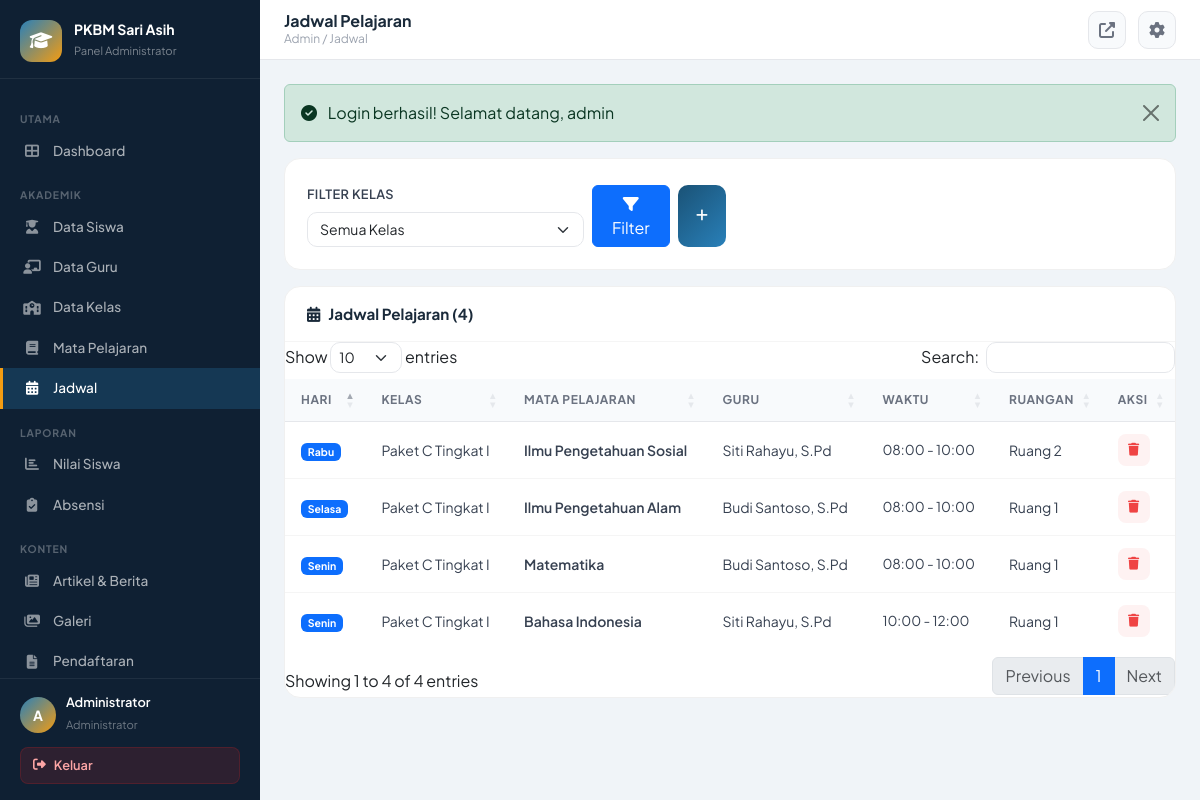
Page /index.php?page=admin_jadwal (signed in) on the committed database.
### tables this page shows
CREATE TABLE `jadwal` (
  `id` int NOT NULL,
  `kelas_id` int NOT NULL,
  `mapel_id` int NOT NULL,
  `guru_id` int NOT NULL,
  `hari` enum('Senin','Selasa','Rabu','Kamis','Jumat','Sabtu') NOT NULL,
  `jam_mulai` time NOT NULL,
  `jam_selesai` time NOT NULL,
  `ruangan` varchar(50) DEFAULT NULL,
  `created_at` timestamp NULL DEFAULT CURRENT_TIMESTAMP
);

CREATE TABLE `kelas` (
  `id` int NOT NULL,
  `nama_kelas` varchar(50) NOT NULL,
  `program` enum('Paket A','Paket B','Paket C') NOT NULL,
  `tingkat` varchar(10) NOT NULL,
  `tahun_ajaran` varchar(10) NOT NULL,
  `wali_kelas` int DEFAULT NULL,
  `created_at` timestamp NULL DEFAULT CURRENT_TIMESTAMP
);

CREATE TABLE `mapel` (
  `id` int NOT NULL,
  `kode_mapel` varchar(10) NOT NULL,
  `nama_mapel` varchar(100) NOT NULL,
  `program` enum('Paket A','Paket B','Paket C','Semua') DEFAULT 'Semua',
  `deskripsi` text,
  `created_at` timestamp NULL DEFAULT CURRENT_TIMESTAMP
);

CREATE TABLE `guru` (
  `id` int NOT NULL,
  `user_id` int DEFAULT NULL,
  `nip` varchar(20) DEFAULT NULL,
  `nama_lengkap` varchar(100) NOT NULL,
  `jenis_kelamin` enum('L','P') NOT NULL,
  `tempat_lahir` varchar(50) DEFAULT NULL,
  `tanggal_lahir` date DEFAULT NULL,
  `alamat` text,
  `no_hp` varchar(15) DEFAULT NULL,
  `email` varchar(100) DEFAULT NULL,
  `foto` varchar(255) DEFAULT NULL,
  `status` enum('aktif','nonaktif') DEFAULT 'aktif',
  `created_at` timestamp NULL DEFAULT CURRENT_TIMESTAMP
);

### app/controllers/admin/JadwalController.php (called while the page is built, shortened)
<?php
require_once __DIR__ . '/../../../config/app.php';
class JadwalController {
    private $db;
    public function __construct() { $this->db = Database::getInstance(); }
    public function index() {
        $sql = "SELECT j.*, k.nama_kelas, m.nama_mapel, g.nama_lengkap as nama_guru
                FROM jadwal j JOIN kelas k ON j.kelas_id=k.id JOIN mapel m ON j.mapel_id=m.id JOIN guru g ON j.guru_id=g.id WHERE 1=1";
        $params=[];
        $sql.=" ORDER BY FIELD(j.hari,'Senin','Selasa','Rabu','Kamis','Jumat','Sabtu'), j.jam_mulai";
        $jadwals=$this->db->fetchAll($sql,$params);
        require_once __DIR__ . '/../../views/admin/jadwal/index.php';
    }
}

### app/views/admin/jadwal/index.php (the view, shortened to what this page needs)
<?php require_once __DIR__.'/../../layouts/admin_header.php';?>
<div class="card-custom mb-3">
    <div class="card-body-custom">
        <form method="GET" class="row g-2 align-items-end">
            <div class="col-md-4"><label class="form-label">Filter Kelas</label>
                <select name="kelas" class="form-select"><option value="">Semua Kelas</option>
                </select>
            </div>
            <div class="col-md-2 d-flex gap-2">
                <button type="submit" class="btn btn-primary flex-1"><i class="fas fa-filter"></i> Filter</button>
                <button type="button" class="btn-primary-custom" data-bs-toggle="modal" data-bs-target="#jadwalModal"><i class="fas fa-plus"></i></button>
            </div>
        </form>
    </div>
</div>
<div class="card-custom">
    <div class="card-header-custom"><h5><i class="fas fa-calendar-alt me-2"></i>Jadwal Pelajaran (<?=count($jadwals)?>)</h5></div>
    <div class="card-body-custom p-0">
        <table class="table-custom datatable w-100">
            <thead><tr><th>Hari</th><th>Kelas</th><th>Mata Pelajaran</th><th>Guru</th><th>Waktu</th><th>Ruangan</th><th>Aksi</th></tr></thead>
            <tbody>
            <?php if(!empty($jadwals)):?>
            <?php foreach($jadwals as $j):?>
            <tr>
                <td><span class="badge bg-primary"><?=$j['hari']?></span></td>
                <td><?=htmlspecialchars($j['nama_kelas'])?></td>
                <td style="font-weight:600;"><?=htmlspecialchars($j['nama_mapel'])?></td>
                <td><?=htmlspecialchars($j['nama_guru'])?></td>
                <td style="font-size:.85rem;"><?=substr($j['jam_mulai'],0,5)?> - <?=substr($j['jam_selesai'],0,5)?></td>
                <td><?=htmlspecialchars($j['ruangan']??'-')?></td>
                <td><a href="javascript:void(0)" onclick="confirmDelete('<?=APP_URL?>/index.php?page=admin_jadwal&action=delete&id=<?=$j['id']?>','Jadwal ini')" class="btn-icon" style="background:#fef2f2;color:#ef4444;"><i class="fas fa-trash"></i></a></td>
            </tr>
            <?php endforeach;?>
            <?php else:?><tr><td colspan="7" class="text-center py-4 text-muted">Belum ada jadwal</td></tr><?php endif;?>
            </tbody>
        </table>
    </div>
</div>
<?php require_once __DIR__.'/../../layouts/admin_footer.php';?>

### app/views/layouts/admin_header.php (style rules this page uses)
:root { --sidebar-w: 260px; --primary: #1a5276; --primary-light: #2980b9; --primary-dark: #0d2137; --accent: #f39c12; --sidebar-bg: #0f2033; --sidebar-hover: rgba(41,128,185,0.15); --sidebar-active: rgba(41,128,185,0.25); --topbar-h: 60px; --font: 'Plus Jakarta Sans', sans-serif; }
* { box-sizing: border-box; }
body { font-family: var(--font); background: #f0f4f8; margin: 0; }
.card-custom { background: white; border-radius: 16px; border: 1px solid #f0f0f0; overflow: hidden; }
.card-header-custom { padding: 18px 22px; border-bottom: 1px solid #f5f5f5; display: flex; align-items: center; justify-content: space-between; }
.card-header-custom h5 { font-size: 0.95rem; font-weight: 700; color: #1a2a3a; margin: 0; }
.card-body-custom { padding: 22px; }
.table-custom { width: 100%; border-collapse: separate; border-spacing: 0; }
.table-custom thead th { background: #f8fafc; padding: 12px 16px; font-size: 0.75rem; font-weight: 700; text-transform: uppercase; letter-spacing: 0.05em; color: #6b7280; border-bottom: 1px solid #e5e7eb; }
.table-custom tbody td { padding: 12px 16px; font-size: 0.875rem; color: #374151; border-bottom: 1px solid #f5f5f5; vertical-align: middle; }
.table-custom tbody tr:last-child td { border-bottom: none; }
.btn-primary-custom { background: linear-gradient(135deg, var(--primary), var(--primary-light)); color: white; border: none; padding: 8px 18px; border-radius: 10px; font-size: 0.85rem; font-weight: 600; font-family: var(--font); cursor: pointer; text-decoration: none; display: inline-flex; align-items: center; gap: 6px; transition: all 0.2s; }
.btn-icon { width: 32px; height: 32px; border-radius: 8px; display: inline-flex; align-items: center; justify-content: center; border: none; cursor: pointer; font-size: 0.8rem; transition: all 0.15s; text-decoration: none; }
.form-label { font-size: 0.8rem; font-weight: 600; color: #374151; text-transform: uppercase; letter-spacing: 0.03em; }
.form-control, .form-select { font-family: var(--font); font-size: 0.875rem; border-radius: 10px; border-color: #e5e7eb; }

### rows in the picture
jadwal: hari "Senin", kelas.nama_kelas "Paket C Tingkat I", mapel.nama_mapel "Matematika", guru.nama_lengkap "Budi Santoso, S.Pd", jam_mulai "08:00", jam_selesai "10:00", ruangan "Ruang 1"
jadwal: hari "Senin", kelas.nama_kelas "Paket C Tingkat I", mapel.nama_mapel "Bahasa Indonesia", guru.nama_lengkap "Siti Rahayu, S.Pd", jam_mulai "10:00", jam_selesai "12:00", ruangan "Ruang 1"
jadwal: hari "Selasa", kelas.nama_kelas "Paket C Tingkat I", mapel.nama_mapel "Ilmu Pengetahuan Alam", guru.nama_lengkap "Budi Santoso, S.Pd", jam_mulai "08:00", jam_selesai "10:00", ruangan "Ruang 1"
jadwal: hari "Rabu", kelas.nama_kelas "Paket C Tingkat I", mapel.nama_mapel "Ilmu Pengetahuan Sosial", guru.nama_lengkap "Siti Rahayu, S.Pd", jam_mulai "08:00", jam_selesai "10:00", ruangan "Ruang 2"

### other values in the picture
substr($_SESSION['username'] ?? 'A', 0, 1) "A"
$_SESSION['nama_lengkap'] "Administrator"
$pageTitle "Jadwal Pelajaran"
$breadcrumb "Admin / Jadwal"
$message "Login berhasil! Selamat datang, admin"
count($jadwals) "4"
